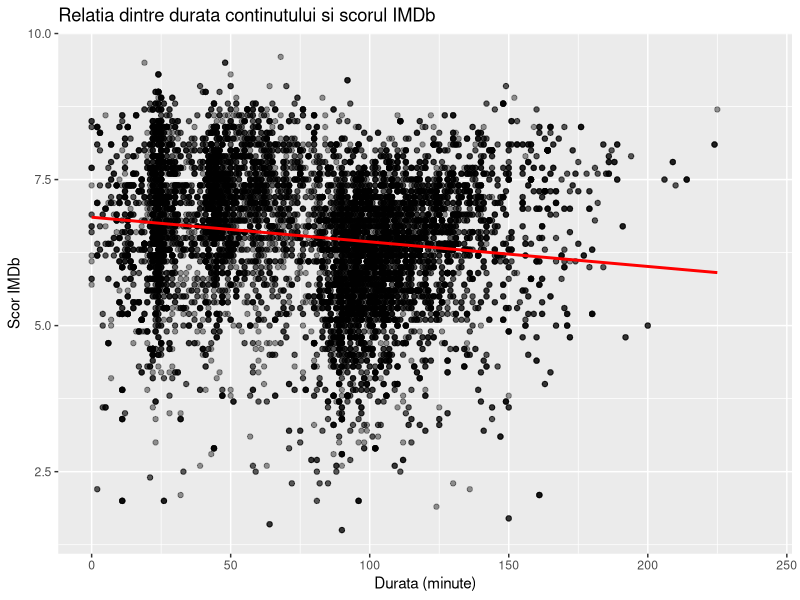
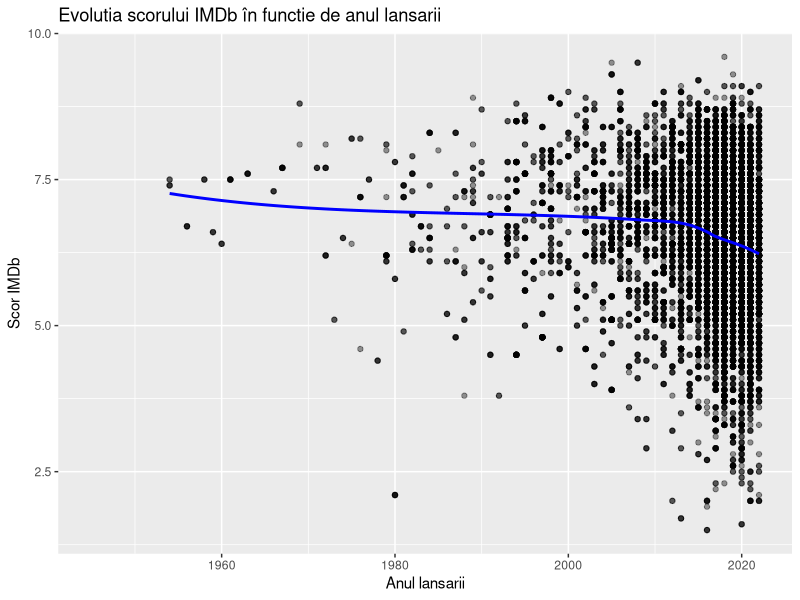
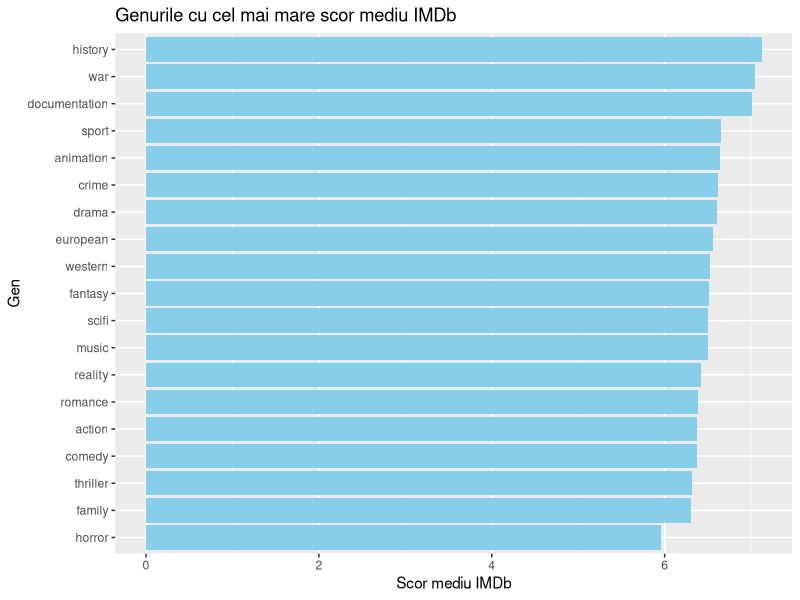

These charts were generated, in order, by the following R code: (Note: this script raises an error after producing the figures.)
# Bibliotesci necesare

library(readr)
library(dplyr)
library(tidyverse)
library(ggplot2)

# Importarea datelor

certifications <- read_csv("certifications.csv")

glimpse(certifications)
summary(certifications)

countries <- read_csv("countries.csv")
 
glimpse(countries)
summary(countries)

genres <- read_csv("genres.csv")

glimpse(genres)
summary(genres)

ratings <- read_csv(
  "ratings.csv",
  col_select = -c(imdb_id, imdb_votes, tmdb_score, tmdb_popularity)
) %>%
  drop_na()


glimpse(ratings)
summary(ratings)

# imdb_score NA's   :482    
# Trebuie sa curat valorile NA din imdb_score

titles <- read_csv(
  "titles.csv",
  col_select = -c(title, type, description, age_certification, seasons)
) %>%
  drop_na()

glimpse(titles)
summary(titles)

# am eliminat coloanele de care nu am nevoie si am curatat valorile NA
# realease year ramane in format double 

# Voi raspunde la intrebarea:
# Care factori prezic cel mai bine scorul IMDb al unui conținut
# – genul, durata, anul, țara de producție?

# Pentru analiza mea voi folosi urmatoarele seturi de date:
  # countries
  # genres
  # ratings (IMDb_score)
  # titles (runtime, release_year)

# Toate aceste date au o cheie comuna "id".

# Voi uni countries si genre cu left_join

df_countries_genres <- left_join(countries, genres, by = "id")

# Voi uni ratings si titles cu full_join

df_ratings_titles <- full_join(ratings, titles)

# Pentru a raspunde la intrebare voi combina df_countries_genre cu df_rating_titles
# astefel voi avea toate datele necesare intr-un singur data frame

df_final <- df_ratings_titles %>%
  left_join(df_countries_genres, by = "id")

# Vizualizare"

# Relatia dintre durata si scorul IMDb

ggplot(df_final, aes(x = runtime, y = imdb_score)) +
  geom_point(alpha = 0.4) +
  geom_smooth(method = "lm", se = FALSE, color = "red") +
  labs(title = "Relatia dintre durata continutului si scorul IMDb",
       x = "Durata (minute)",
       y = "Scor IMDb")

# Linia este usor descendenta, ca cat durata este mai mare cu aata scorul IMDb scade
# In special pentru continutul cu durata mai mare de 150 de minute

# Relatia dintre anul lansarii si scorul IMDb

ggplot(df_final, aes(x = release_year, y = imdb_score)) +
  geom_point(alpha = 0.4) +
  geom_smooth(method = "loess", se = FALSE, color = "blue") +
  labs(title = "Evolutia scorului IMDb în functie de anul lansarii",
       x = "Anul lansarii",
       y = "Scor IMDb")
# De asemenea linia este usor descendenta, dupa anul 2010 scaderea a fost mai mare
# Pare ca odata cu aparitia unui numar mai mare de continut, a scazut nota IMDb


# Calcul scor IMDb mediu pe gen

df_genre_imdb <- df_final %>%
  drop_na(imdb_score, genre) %>%   # elimină NA înainte de agregare
  group_by(genre) %>%
  summarize(
    avg_imdb = mean(imdb_score, na.rm = TRUE),
    count = n()
  ) %>%
  arrange(desc(avg_imdb))

df_genre_imdb

ggplot(df_genre_imdb, aes(x = reorder(genre, avg_imdb), y = avg_imdb)) +
  geom_col(fill = "skyblue") +
  coord_flip() +
  labs(title = "Genurile cu cel mai mare scor mediu IMDb",
       x = "Gen",
       y = "Scor mediu IMDb")


# Distributia scorului IMDb in functie de tara


# Filtrare dupa numarul minim de titluri

df_country_imdb_filtered <- df_country_imdb %>%
  filter(count >= 20) %>%   
  arrange(desc(avg_imdb))

top_countries <- df_final %>%
  group_by(production_country) %>%
  filter(n() >= 20) %>% 
  ungroup() %>%
  filter(production_country %in% c("US","GB","FR","JP","KR","DE","CA","AU","BR","IN"))  # exemple top țări

ggplot(top_countries, aes(x = production_country, y = imdb_score)) +
  geom_boxplot(fill = "lightgreen") +
  coord_flip() +
  labs(title = "Distributia scorurilor IMDb pe tarile de top",
       x = "Tara de productie",
       y = "Scor IMDb")

# Voi folosi regresia liniara pentru a stabili cum influenteaza durata, anul lansarii, genul si
# tara de productie scorul IMDb

# Definesc top 10 genuri si top 10 tari dupa numar de titluri

top_genres <- df_final %>%
  group_by(genre) %>%
  tally() %>%
  slice_max(n, n = 10) %>%
  pull(genre)

top_countries <- df_final %>%
  group_by(production_country) %>%
  tally() %>%
  slice_max(n, n = 10) %>%
  pull(production_country)

# Creez variabile noi cu „Other” pentru rest

df_model_simple <- df_final %>%
  mutate(
    genre_simple = ifelse(genre %in% top_genres, genre, "Other"),
    country_simple = ifelse(production_country %in% top_countries, production_country, "Other")
  ) %>%
  select(imdb_score, runtime, release_year, genre_simple, country_simple) %>%
  drop_na()

# Impart datele in training si test

set.seed(123)
n <- nrow(df_model_simple)
train_index <- sample(1:n, size = 0.8 * n)
train_data <- df_model_simple[train_index, ]
test_data <- df_model_simple[-train_index, ]

# Model liniar simplificat

model_simple <- lm(imdb_score ~ runtime + release_year + genre_simple + country_simple, data = train_data)
summary(model_simple)

# Vizualizare

ggplot(train_data, aes(x = runtime, y = imdb_score)) +
  geom_point(aes(color = release_year), alpha = 0.8) +
  geom_smooth(method = "lm", se = FALSE, color = "red", linewidth = 1.2) +
  labs(
    title = "How factors influence IMDb score",
    x = "Runtime (min)",
    y = "IMDb score",
    color = "Release year"
  ) +
  theme_minimal()

# Predictii pe test_data

pred <- predict(model_simple, newdata = test_data)

# Adaugam predictiile in data frame-ul test

test_data <- test_data %>% 
  mutate(predicted_imdb = pred)


# RMSE (Root Mean Squared Error)

rmse <- sqrt(mean((test_data$predicted_imdb - test_data$imdb_score)^2))
rmse

# MSE (Mean Squared Error)

mse <- mean((test_data$predicted_imdb - test_data$imdb_score)^2)
mse

library(ggplot2)

ggplot(test_data, aes(x = imdb_score, y = predicted_imdb)) +
  geom_point(alpha = 0.4, color = "blue") +
  geom_abline(intercept = 0, slope = 1, color = "red", linetype = "dashed") +
  labs(
    title = "Predictii vs scoruri reale IMDb",
    x = "Scor real IMDb",
    y = "Predictie IMDb"
  ) +
  theme_minimal()

# 5. Recomandare finala 

# RECOMANDARE STRATEGICA:

# Analiza arata ca factorii cei mai importanti pentru un scor ridicat IMDb sunt:

# - Genurile Documentar, Drama si Crime
# - Tarile Coreea de Sud, Japonia si Marea Britanie
# Durata si anul lansarii au efect mai mic.
# Managementul ar trebui sa prioritizeze continutul din aceste genuri si tari pentru
# a maximiza scorul IMDb si atractivitatea platformei.
